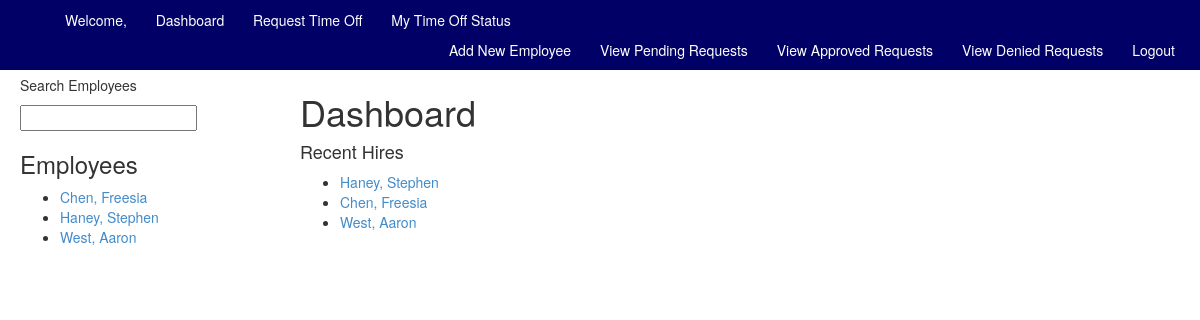
/hris/ (signed in), run on an earlier commit of the app's database.
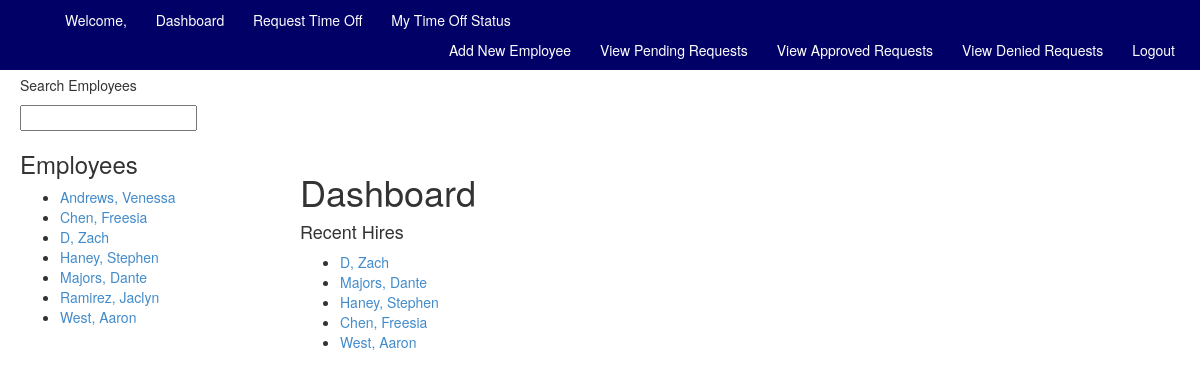
And on a later commit of the database.
### hris_system/models.py (models this page shows, shortened)
class Employee(models.Model):
	user = models.OneToOneField(User)
	last_name = models.CharField(max_length=25)
	first_name = models.CharField(max_length=25)
	hire_date = models.DateField(auto_now=False, auto_now_add=False)
	phone_number = models.CharField(max_length=15, blank=True)
	address = models.CharField(max_length=25, blank=True)
	city = models.CharField(max_length=25, blank=True)
	state = models.CharField(max_length=2, blank=True)
	zipcode = models.IntegerField(blank=True)
	DEPT_CHOICES = (
			('New Hire', 'New Hire'),
			('Human Resources', 'Human Resources'),
			('Shift Manager', 'Shift Manager'),
			('Staff', 'Staff'),
			('IT', 'IT Staff'),
		)
	department = models.CharField(max_length=25, choices=DEPT_CHOICES, default="New Hire")
	position = models.CharField(max_length=25, default='New Hire')
	STATUS_CHOICES = (
		('Active', 'Active'),
		('Terminated', 'Terminated'),
		('Paid Time Off', 'Paid Time Off'),
		('Personal Time Off', 'Personal Time Off'),
		('Leave of Absense', 'Leave of Absense' ),
	)
	status = models.CharField(max_length=25, choices=STATUS_CHOICES, default="Active")

### hris_system/views.py (the view)
def index(request):
	context = RequestContext(request)
	context_dict = {}
	employee_list = get_employee_list()
	hr_user = request.user.groups.filter(name="Human Resources").exists()
	mgr_user = request.user.groups.filter(name="Shift Manager").exists()
	employees = Employee.objects.order_by('-hire_date')[:5]
	context_dict['employees'] = employees
	context_dict['hr_user'] = hr_user
	context_dict['mgr_user'] = mgr_user
	context_dict['employee_list'] = employee_list
	return render_to_response('hris_system/index.html', context_dict, context)

### hris_system/views.py (called while the page is built)
def get_employee_list(max_results=0, starts_with=''):
	employee_list = []
	if starts_with:
		employee_list = Employee.objects.filter(last_name__startswith=starts_with)
	else:
		employee_list = Employee.objects.all().order_by("last_name")
	if max_results > 0:
		if len(employee_list) >	max_results:
			employee_list = employee_list[:max_results]
	return employee_list

### templates/hris_system/index.html (shortened to what this page needs)
{% extends 'hris_system/base.html' %}
{% block body_block %}
{% load static %}
<div>
	<h1>Dashboard</h1>
</div>
<div>
	{% if hr_user or mgr_user %}
	<h4>Recent Hires</h4>
	{% if employees %}
	<ul>
		{% for e in employees %}
			<li><a href="/hris/employee/{{ e.id }}">{{ e.last_name }}, {{ e.first_name }}</a></li>
		{% endfor %}
	</ul>
	{% endif %}
	{% endif %}
</div>
{% endblock %}

### templates/hris_system/employee_list.html
{% if employee_list %}
	<h3>Employees</h3>
	<ul>
		{% for employee in employee_list %}
		<li><a href="/hris/employee/{{ employee.id }}">{{ employee.last_name }}, {{ employee.first_name }}</a></li>
		{% endfor %}
{% else %}
	<h3>No employees by this name</h3>
{% endif %}

What changed in the data, as far as the page shows it:
added Employee: last_name "Andrews", first_name "Venessa", shown under "Employees"
added Employee: last_name "D", first_name "Zach"
added Employee: last_name "Majors", first_name "Dante"
added Employee: last_name "Ramirez", first_name "Jaclyn", shown under "Employees"
